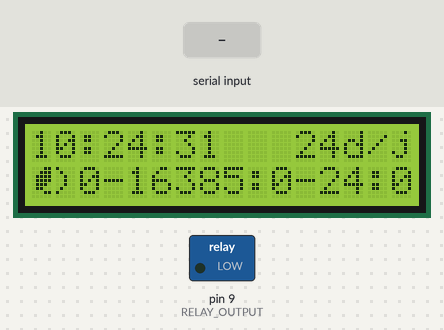
A sketch run on a simulated Arduino Uno, built with avr-gcc and run on an emulated ATmega328P. Parts: 16×2 character LCD, switched loads named in the sketch (green lamp = pin HIGH). The test bench sets the inputs (shaded band). The local clock reads 2024-03-15 10:24:30 at power-on unless the sketch sets it; EEPROM starts erased; what the sketch prints to the serial monitor is not drawn.

Above: at 1.7 s.
1.8 s: "f" received over Serial
At 2.7 s:
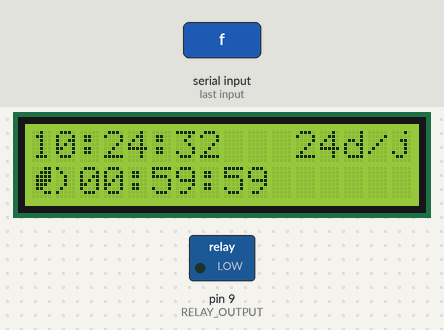
3.8 s: "a" received over Serial
At 6.2 s:
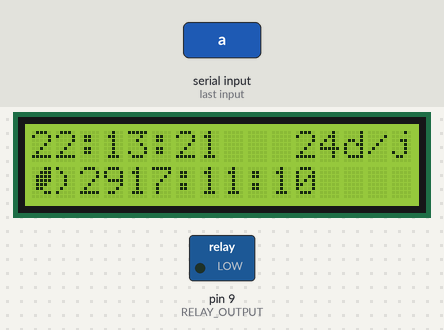
Timing chart, 0 to 7.7 s (numbered marks = the images above; inputs shaded):
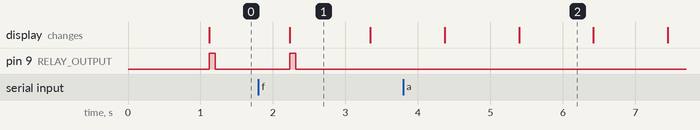

Measured:
- after the input at 1.8 s, pin 9 (RELAY_OUTPUT): LOW → HIGH after 0.43 s, → LOW 0.08 s later
- what the display in image 1 shows lasts 1.1 s, from 2.2 s to 3.3 s
- what the display in image 2 shows lasts 1.0 s, from 5.4 s to 6.4 s

The sketch:

cat_internet_feeder_v2.ino
```cpp
//****************************************************************
// Cat Feeder !
//****************************************************************
#include <Wire.h>
#include "RTClib.h"
#include <EEPROM.h>
#include <avr/EEPROM.h>
#include <LiquidCrystal.h>

#define lastFoodAddress 0 // 4 bytes
#define numberOfDistributionAddress 4 // 1 byte
#define totalDistributionDurationAddress 5 // 4 bytes


byte timer_left[8] = {
  B00011,
  B00111,
  B01111,
  B01111,
  B01110,
  B01100,
  B00011,
};
byte timer_right[8] = {
  B10000,
  B01000,
  B00100,
  B00100,
  B00100,
  B01000,
  B10000,
};


// initialize the library with the numbers of the interface pins
LiquidCrystal lcd(5, 4, 7, 3, 6, 2);

RTC_DS1307 RTC;

int RELAY_OUTPUT = 9;
int numberOfDistribution = 0;
int totalDuration = 2000;

void distributeFood(){
  Serial.print("distributeFood() ! on ");
  Serial.print(RELAY_OUTPUT,DEC);
  digitalWrite(RELAY_OUTPUT, HIGH);
  // 120 rmp / 6 division => 1 division = 33ms
  // delay(150);
  delay(totalDuration / numberOfDistribution);
  digitalWrite(RELAY_OUTPUT, LOW);

}

void setup(){

  Serial.begin(57600);
  Wire.begin();
  RTC.begin();


  lcd.createChar(0, timer_left);
  lcd.createChar(1, timer_right);
  // set up the LCD's number of columns and rows:
  lcd.begin(16,2);
  lcd.print("Initialisation...");
  pinMode(RELAY_OUTPUT, OUTPUT);
  if (! RTC.isrunning()) {
    Serial.println("RTC is NOT running!");
    Serial.print("Setting to ");
    Serial.print(__DATE__);
    Serial.print(":");
    Serial.println(__TIME__);
    RTC.adjust(DateTime(__DATE__, __TIME__));
    DateTime now = RTC.now();
    writeDateInEprom(now);
  }
  numberOfDistribution = EEPROM.read(numberOfDistributionAddress);
  if(numberOfDistribution == 0 || numberOfDistribution > 99) {
    EEPROM.write(numberOfDistributionAddress, 24);
    numberOfDistribution = EEPROM.read(numberOfDistributionAddress);
    lcd.setCursor(0, 1);
    lcd.print("Number of d forced to 8");
  }

  totalDuration = readTotalDurationInEEPROM();
  if(totalDuration < 0 || totalDuration > 10000) {
    writeTotalDurationInEEPROM(2000);
    totalDuration = readTotalDurationInEEPROM();
  }


  Serial.print("init : ");
  Serial.print(totalDuration);


}

//****************************************************************
//****************************************************************
//****************************************************************
void loop(){
  delay(1000);
  lcd.setCursor(0, 0);
  lcd.clear();
  verifyTimeAndFeedIfNessecary();

  waitForInputAction();


}

void waitForInputAction(){
  if(Serial.available() > 0){
    int inByte = Serial.read();
    if(inByte == 'f'){
      distributeFood();
    }
    else if(inByte == 'h') {
      Serial.println("Help : ");
      Serial.println("   f : distribute Food ");
      Serial.println("   r : Reset lastfood date");
      Serial.println("   a : Adjust time of RTC");
      Serial.println("   s : Save parameters");
      Serial.println("   - : Decrease distribution/day");
      Serial.println("   + : Increase distribution/day");
    }
    else if(inByte == 'r') {
      DateTime now = RTC.now();
      writeDateInEprom(now);
    }
    else if(inByte == 'a'){
      Serial.print("Setting to RTC to ");
      Serial.print(__DATE__);
      Serial.print(":");
      Serial.println(__TIME__);
      RTC.adjust(DateTime(__DATE__, __TIME__));

    }
    else if(inByte == '+'){
      numberOfDistribution++;
    }
    else if(inByte == '-'){
      numberOfDistribution--;
    }
    else if(inByte == 's'){
      saveConfiguration();
    }

  }
}

void verifyTimeAndFeedIfNessecary() {

  DateTime now = RTC.now();


  uint32_t lastFoodTime = retrieveLastFoodTime();
  long nextFoodTime = computeNextFoodTime(lastFoodTime);

  logRS232(now, lastFoodTime , nextFoodTime);
  drawLCDPanel(now, nextFoodTime);
  if(now.unixtime()  > nextFoodTime){
    Serial.print("C'mon ! It's feeding time !");
    writeDateInEprom(now);
    distributeFood();
  }
  else {
    Serial.print("Not now ! Sorry cats !");
  }
  Serial.println();

}


uint32_t retrieveLastFoodTime(){
  uint32_t lastFoodTime = 0;
  eeprom_read_block((void *) &lastFoodTime, (unsigned char *) lastFoodAddress, 4);
  return lastFoodTime;
}

long computeNextFoodTime(uint32_t lastFoodTime){

  long durationBetweenDistribution =  (86400) / numberOfDistribution;
  long nextFoodTime = lastFoodTime + durationBetweenDistribution;
  return nextFoodTime;
}
void logRS232(DateTime now, uint32_t lastFoodTime ,long nextFoodTime){
  Serial.println();
  Serial.print("now : ");
  printDate(now);

  Serial.print("last food date : ");
  printDate( DateTime (lastFoodTime));
  Serial.print("next food date : ");
  printDate( DateTime (nextFoodTime));

  Serial.print("duration : ");
  Serial.print(totalDuration / numberOfDistribution);

  Serial.println();

  Serial.print("number of distribution : ");
  Serial.print(numberOfDistribution);


  Serial.println();


}
void drawLCDPanel(DateTime now, long nextFoodTime){
  // FIRST LINE
  lcd.setCursor(0, 0);
  printDate_LCD(now);
  printNumberOfDistribution();
  // SECOND LINE
  lcd.setCursor(0, 1);
  lcd.write(byte(0));
  lcd.write(byte(1));
  printDuration(abs(nextFoodTime - now.unixtime()));

}

void printDuration(long duration){
  int ss = duration % 60;
  duration /= 60;
  int mm = duration % 60;
  duration/= 60;
  int hh = duration;

  printIntOnTwoChar_LCD(hh);
  lcd.print(":");
  printIntOnTwoChar_LCD(mm);
  lcd.print(":");
  printIntOnTwoChar_LCD(ss);


}


void printNumberOfDistribution(){
  lcd.print("   ");
  lcd.print(numberOfDistribution);
  lcd.print("d/j");
}
void printDate(DateTime now) {
  Serial.print(now.year(), DEC);
  Serial.print('/');
  printIntOnTwoChar(now.month());
  Serial.print('/');
  printIntOnTwoChar(now.day());
  Serial.print(' ');
  printIntOnTwoChar(now.hour());
  Serial.print(':');
  printIntOnTwoChar(now.minute());
  Serial.print(':');
  printIntOnTwoChar(now.second());
  Serial.println();
}
void printDate_LCD(DateTime now) {
  //  lcd.print(now.year(), DEC);
  //  lcd.print('/');
  //  printIntOnTwoChar_LCD(now.month());
  //  lcd.print('/');
  //  printIntOnTwoChar_LCD(now.day());
  //  lcd.print(' ');
  printIntOnTwoChar_LCD(now.hour());
  lcd.print(':');
  printIntOnTwoChar_LCD(now.minute());
  lcd.print(':');
  printIntOnTwoChar_LCD(now.second());
}

inline void printIntOnTwoChar(int val){
  if(val <10){
    Serial.print('0');
  }
  Serial.print(val, DEC);
}

inline void printIntOnTwoChar_LCD(int val){
  if(val <10){
    lcd.print('0');
  }
  lcd.print(val, DEC);
}

void writeDateInEprom(DateTime now){
  EEPROM.write(lastFoodAddress, (now.unixtime() & 0xFF));
  EEPROM.write(lastFoodAddress + 1, (now.unixtime()>>8) & 0xFF);
  EEPROM.write(lastFoodAddress + 2, (now.unixtime()>>16) & 0xFF);
  EEPROM.write(lastFoodAddress + 3, (now.unixtime()>>24) & 0xFF);
}


void writeTotalDurationInEEPROM(long totalDuration){
  eeprom_write_block((const void*)&totalDuration, (void*)totalDistributionDurationAddress, sizeof(totalDuration));
}


long readTotalDurationInEEPROM(){
  long totalDuration = 0;
  eeprom_read_block((void *)&totalDuration, (unsigned char *)totalDistributionDurationAddress, sizeof(totalDuration));
  return totalDuration;
}


long saveConfiguration(){
  EEPROM.write(numberOfDistributionAddress, numberOfDistribution);
}
```
